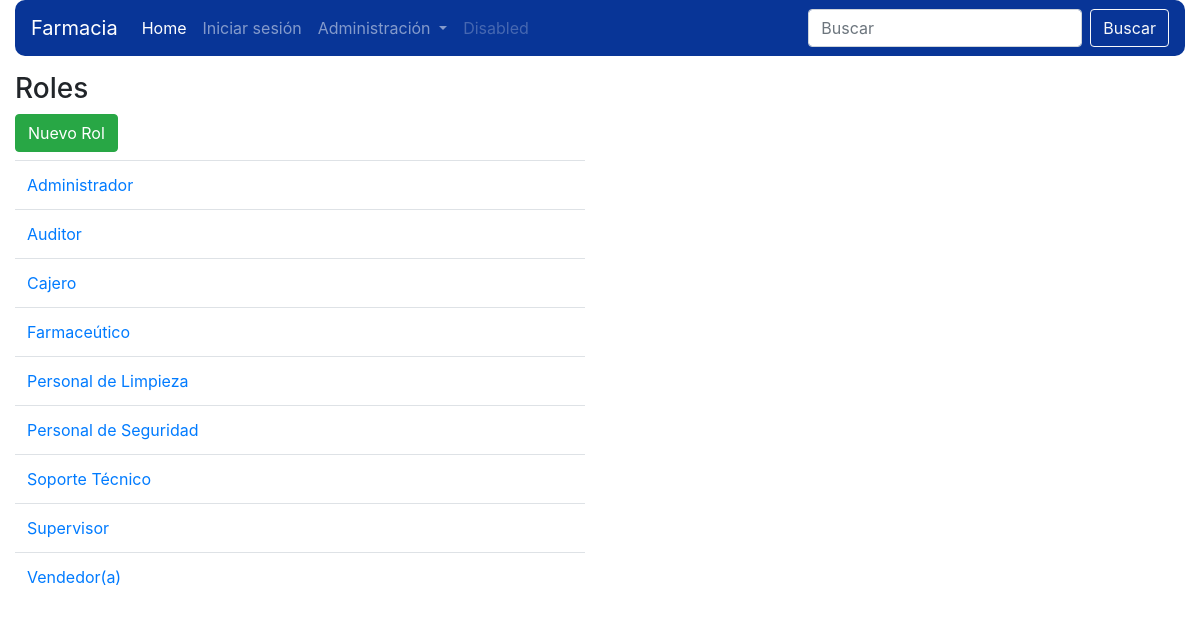
Screenshot of /roles.php with the database file from the repository.
### tables this page shows
CREATE TABLE `roles` (
  `id` int(11) NOT NULL,
  `nombre` varchar(50) NOT NULL,
  `created_at` datetime DEFAULT NULL,
  `updated_at` datetime DEFAULT NULL
);

### class/modelo.php (called while the page is built, shortened)
<?php
class Modelo
{
	public function __construct(){
		$this->_db = new Database;
	}
}

### class/rolModel.php (called while the page is built, shortened)
<?php
require_once('modelo.php');
class rolModel extends Modelo
{
	public function getRoles(){
		$roles = $this->_db->query("SELECT id, nombre FROM roles ORDER BY nombre ");
		return $roles->fetchall();
	}
}

### roles.php (the view, shortened to what this page needs)
<?php
require('class/rolModel.php');
$roles = new rolModel;
$res = $roles->getRoles();
?>
<!DOCTYPE html>
<html>
<head>
	<link rel="stylesheet" href="https://stackpath.bootstrapcdn.com/bootstrap/4.4.1/css/bootstrap.min.css">
</head>
<body>
	<div class="container-fluid">
		<?php include('header.php'); ?>
		<div class="row">
			<div class="col-md-6 mt-3">
				<h3>Roles</h3>
				<a href="addRoles.php" class="btn btn-success">Nuevo Rol</a>
				<?php if(isset($res) && count($res)): ?>
					<table class="table table-hover" style="margin-top: 8px	">
						<?php foreach($res as $r): ?>
							<tr>
								<td>
									<a href="verRol.php?id=<?php echo $r['id']; ?>"><?php echo $r['nombre']; ?></a>
								</td>
							</tr>
						<?php endforeach; ?>
					</table>
				<?php else: ?>
					<p class="text-info mt-3">No hay roles registrados</p>
				<?php endif; ?>
			</div>
		</div>
	</div>
</body>
</html>

### rows the page displays
roles: nombre "Administrador"
roles: nombre "Auditor"
roles: nombre "Cajero"
roles: nombre "Farmaceútico"
roles: nombre "Personal de Limpieza"
roles: nombre "Personal de Seguridad"
roles: nombre "Soporte Técnico"
roles: nombre "Supervisor"
roles: nombre "Vendedor(a)"
